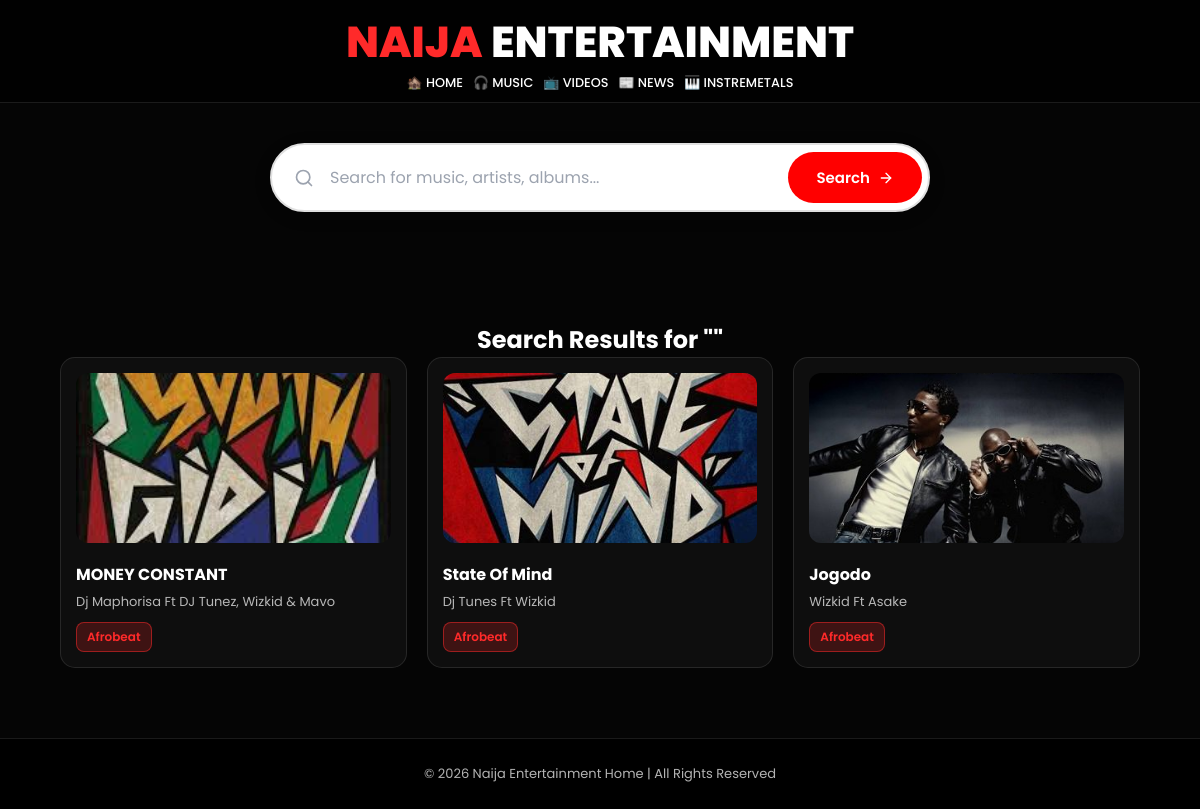
The app's page /search/ with its own data.
### Blog/models.py (models this page shows, shortened)
class Music(models.Model):
    title = models.CharField(max_length=200)
    artist = models.CharField(max_length=200)
    genre = models.CharField(max_length=200)
    audio_file = models.FileField(upload_to='music/', blank=True, null=True)
    audio_url = models.URLField(max_length=500, blank=True, null=True, help_text="Enter external audio URL (e.g., SoundCloud, YouTube, etc.)")
    cover_image = models.ImageField(upload_to='cover_images/', default='ENTERTAINMENT/media/cover_images/DJ-Tunez-STATE-OF-MIND-Artwork.jpg')
    music_tag = models.ManyToManyField(Tag, related_name= 'music_tags', blank=True)
    description = models.TextField()
    categories = models.ManyToManyField(Category, related_name='music', blank=True)
    released_date = models.DateField()
    downloads = models.PositiveIntegerField(default=0)
    created_at = models.DateTimeField(auto_now_add=True)
    class Meta:
        ordering = ['-created_at']
    def __str__(self):
        return f'{self.title} by {self.artist}'

### Blog/views.py (the view)
# urls.py: path('search/', SearchMusic.as_view(), name='search_music'),
class SearchMusic(ListView):
    model = Music
    template_name = 'blog/music_list.html'
    context_object_name = 'results'
    paginate_by = 10
    def get_queryset(self):
        search = self.request.GET.get('search', '')
        if search:
            return Music.objects.filter(
                Q(title__icontains=search) |
                Q(artist__icontains=search) |
                Q(genre__icontains=search)
            )
        return Music.objects.all()
    def get_context_data(self, **kwargs):
        context = super().get_context_data(**kwargs)
        context['query'] = self.request.GET.get('search', '')
        return context

### Blog/templates/blog/music_list.html (shortened to what this page needs)
{% extends 'blog/base.html' %}
{% block content %}
<div class="search-container">
    <form action="{% url 'search_music' %}" method="get" class="search-form">
      <div class="search-wrapper">
        <svg class="search-icon" xmlns="http://www.w3.org/2000/svg" width="20" height="20" viewBox="0 0 24 24" fill="none" stroke="currentColor" stroke-width="2" stroke-linecap="round" stroke-linejoin="round">
          <circle cx="11" cy="11" r="8"></circle>
          <line x1="21" y1="21" x2="16.65" y2="16.65"></line>
        </svg>
        <input
          type="text"
          name="search"
          class="search-input"
          placeholder="Search for music, artists, albums..."
          autocomplete="off"
        >
        <button type="submit" class="search-btn">
          <span>Search</span>
          <svg xmlns="http://www.w3.org/2000/svg" width="16" height="16" viewBox="0 0 24 24" fill="none" stroke="currentColor" stroke-width="2" stroke-linecap="round" stroke-linejoin="round">
            <line x1="5" y1="12" x2="19" y2="12"></line>
            <polyline points="12 5 19 12 12 19"></polyline>
          </svg>
        </button>
      </div>
    </form>
  </div>
<section class="section">
    <div class="container">
    <h1 style="text-align: center;">Search Results for "{{ query }}"</h1>
    {% if results %}
    <div class="grid">
        {% for music in results %}
        <a href="{% url 'music_details' music.pk %}" class="card-link">
            <div class="card">
              <img src="{{music.cover_image.url}}" alt="{{ music.title }}">
              <h3>{{ music.title }}</h3>
              <p>{{ music.artist}}</p>
              <span class="tag">{{ music.genre}}</span>
            </div>
            </a>
            {% endfor %}
        </div>
    {% else %}
        <p>No results found.</p>
    {% endif %}
</div>
</section>
{% endblock %}

### Blog/static/css/style.css (style rules this page uses)
* { margin: 0; padding: 0; box-sizing: border-box; font-family: "Poppins", sans-serif; }
body { background: #050505; color: #fff; overflow-x: hidden; scroll-behavior: smooth; }
a { text-decoration: none; color: inherit; }
.container { width: 90%; max-width: 1200px; margin: auto; }
.section { padding: 70px 0; }
.grid { display: grid; grid-template-columns: repeat(auto-fit, minmax(300px, 1fr)); gap: 20px; }
.card { background: rgba(255, 255, 255, 0.04); border: 1px solid rgba(255,255,255,0.1); padding: 15px; border-radius: 15px; transition: 0.3s; }
.card img { width: 100%; border-radius: 12px; height: 170px; object-fit: cover; }
.card h3 { margin-top: 12px; font-size: 16px; font-weight: 700; }
.card p { font-size: 13px; color: rgba(255,255,255,0.7); margin-top: 5px; }
.tag { display: inline-block; margin-top: 10px; padding: 5px 10px; background: rgba(255, 42, 42, 0.2); border: 1px solid rgba(255, 42, 42, 0.5); border-radius: 8px; font-size: 12px; font-weight: 600; color: #ff2a2a; }
img { width: 100%; height: 100%; }
.search-container { max-width: 700px; margin: 40px auto; padding: 0 20px; }
.search-form { width: 100%; }
.search-wrapper { display: flex; align-items: center; background: #ffffff; border: 2px solid #e0e0e0; border-radius: 50px; padding: 6px; box-shadow: 0 4px 20px rgba(0, 0, 0, 0.08); transition: all 0.3s ease; }
.search-icon { margin-left: 16px; color: #9ca3af; flex-shrink: 0; transition: color 0.3s ease; }
.search-input { flex: 1; border: none; outline: none; padding: 14px 16px; font-size: 16px; color: #371f1f; background: transparent; }
.search-input::placeholder { color: #9ca3af; font-weight: 400; }
.search-btn { display: flex; align-items: center; gap: 8px; padding: 14px 28px; border: none; border-radius: 40px; background: #ff0000; color: white; font-size: 15px; font-weight: 600; cursor: pointer; transition: all 0.3s ease; flex-shrink: 0; }
.search-btn svg { transition: transform 0.3s ease; }

### records on screen
Music: cover_image (picture), title "MONEY CONSTANT", artist "Dj Maphorisa Ft DJ Tunez, Wizkid & Mavo", genre "Afrobeat"
Music: cover_image (picture), title "State Of Mind", artist "Dj Tunes Ft Wizkid", genre "Afrobeat"
Music: cover_image (picture), title "Jogodo", artist "Wizkid Ft Asake", genre "Afrobeat"
